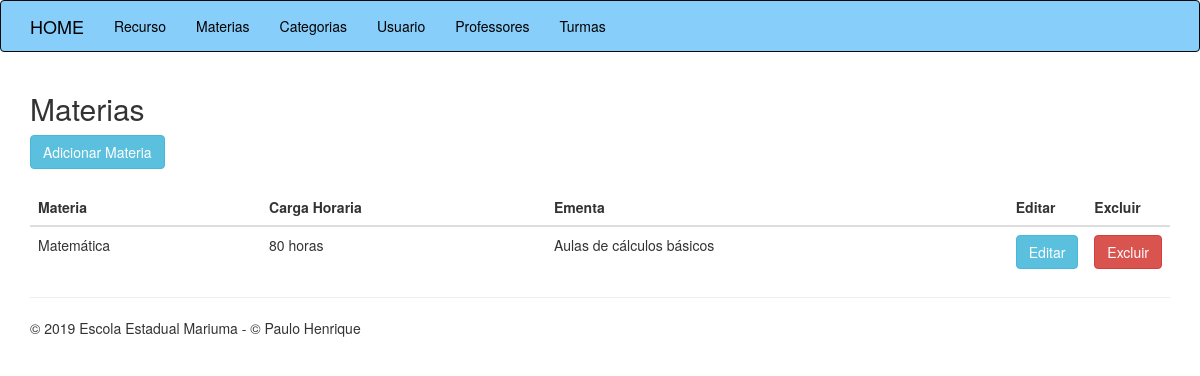
The app's page /materias.php with its own data.
### tables this page shows
CREATE TABLE `tb_materias` (
  `id` int(11) NOT NULL,
  `materia` varchar(50) NOT NULL,
  `carga_horaria` varchar(10) NOT NULL,
  `ementa` text NOT NULL
);

### classes/Materia.php (called while the page is built, shortened)
<?php
class Materia{
    public function listarMaterias(){
        $conexao = new PDO("mysql:host=127.0.0.1; dbname=escola","root","");
        $query = "SELECT id, materia, carga_horaria, ementa FROM tb_materias";
        $resultado = $conexao->query($query);
        $lista = $resultado->fetchAll();
        return $lista;
    }
}
?>

### materias.php (the view)
<?php
    require_once 'cabecalho.php';
    require_once 'classes/Materia.php';
    $materia = new Materia();
    $listaMateria = $materia->listarMaterias();
?>
<h2>Materias</h2>
<a href="materias-criar.php"  class="btn btn-info">Adicionar Materia</a>
<br><br>
<table class="table">
    <thead>
        <th>Materia</th>
        <th>Carga Horaria</th>
        <th>Ementa</th>
        <th class="acao" >Editar</th>
        <th class="acao">Excluir</th>
    </thead>
    <tbody>
        <?php foreach($listaMateria as $linha){?>
            <tr>
                <td><?php echo $linha['materia'];?></td>
                <td><?php echo $linha['carga_horaria'];?> horas</td>
                <td><?php echo $linha['ementa'];?></td>
                <td><a href="materias-editar.php?CODIGO=<?php echo $linha['id'];?>" class="btn btn-info">Editar</a></td>
                <td><a href="materias-excluir.php?CODIGO=<?php echo $linha['id'];?>" class="btn btn-danger">Excluir</a></td>
            </tr>
        <?php }?>
    </tbody>
</table>
<?php require_once 'rodape.php'?>

### assets/css/app.css (style rules this page uses)
.table th+.acao { width: 50px; }

### records on screen
tb_materias: materia "Matemática", carga_horaria "80", ementa "Aulas de cálculos básicos"
